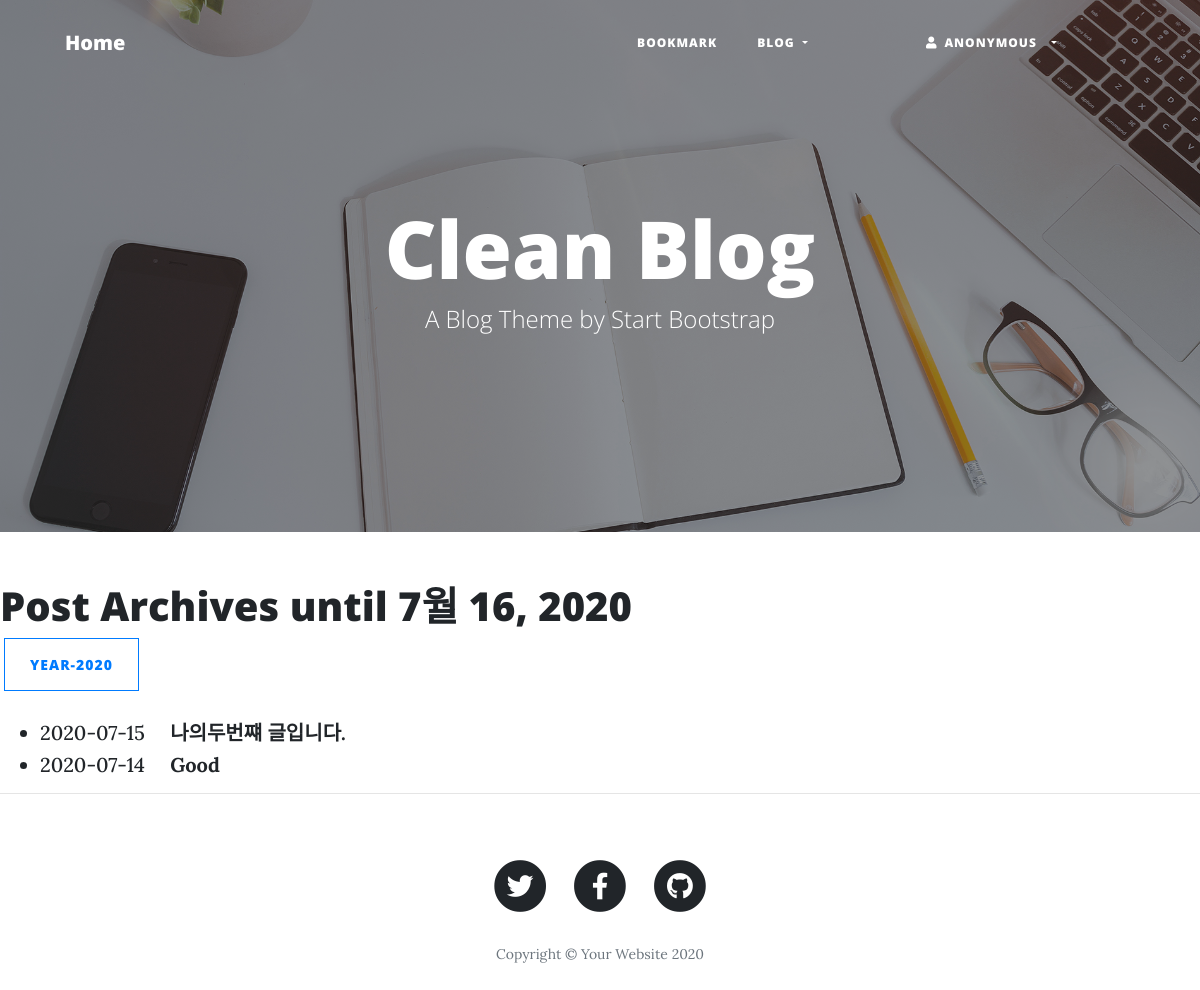
Page /blog/archive/ on the earlier database version.
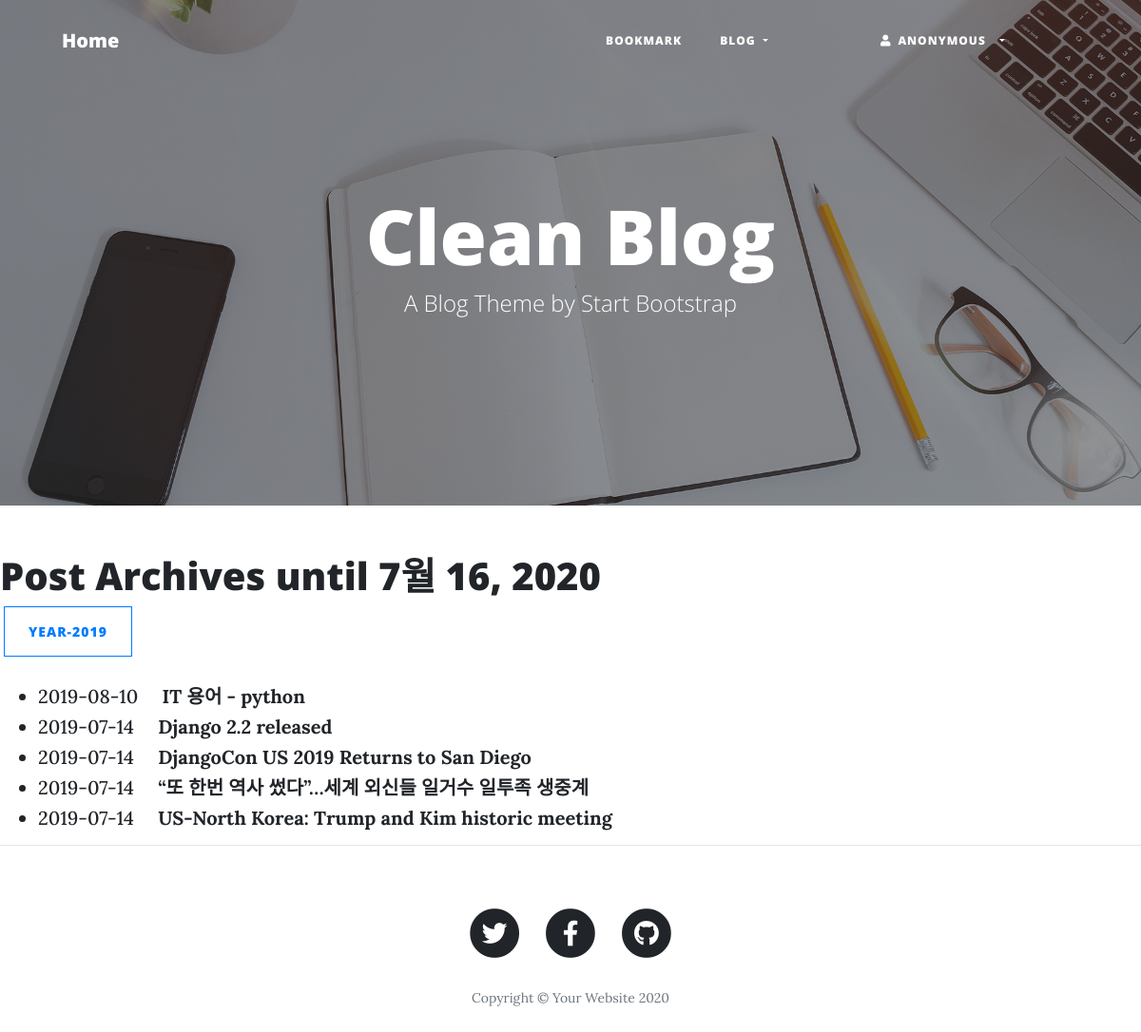
Same page on the later database version.
### blog/models.py (models this page shows, shortened)
class Post(models.Model):
    title = models.CharField(verbose_name='TITLE', max_length=50)
    slug = models.SlugField('SLUG', unique=True, allow_unicode=True, help_text='one word for title alias.')
    description = models.CharField('DESCRIPTION', max_length=100, blank=True, help_text='simple description text.')
    content = models.TextField('CONTENT')
    create_dt = models.DateTimeField('CREATE DATE', auto_now_add=True)
    modify_dt = models.DateTimeField('MODIFY DATE', auto_now=True)
    tags = TaggableManager(blank=True)
    owner = models.ForeignKey(User, on_delete=models.CASCADE, verbose_name='OWNER', blank=True, null=True)
    class Meta:
        verbose_name = 'post'
        verbose_name_plural = 'posts'
        db_table = 'blog_posts'
        ordering = ('-modify_dt',)
    def get_absolute_url(self):
        return reverse('blog:post_detail', args=(self.slug,))

### blog/views.py (the view)
# urls.py: path('archive/', views.PostAV.as_view(), name='post_archive'),
class PostAV(ArchiveIndexView):
    model = Post
    date_field = 'modify_dt'

### blog/templates/blog/post_archive.html (shortened to what this page needs)
{% extends 'base.html' %}
{% load static %}
{% block content %}
    <h1>Post Archives until {% now "N d, Y" %}</h1>
    {% for date in date_list %}
    <a href="{% url 'blog:post_year_archive' date|date:'Y' %}"
       class="btn btn-outline-primary btn-sm mx-1">
        Year-{{ date|date:"Y" }}</a>
    {% endfor %}
    <br><br>
    <div>
        <ul>
            {% for post in object_list %}
            <li class="h5">
                {{ post.modify_dt|date:"Y-m-d" }}&emsp;
                <a href="{{ post.get_absolute_url }}"><strong>{{ post.title }}</strong></a>
            </li>
            {% endfor %}
        </ul>
    </div>
{% endblock %}

### templates/base.html (shortened to what this page needs)
<!DOCTYPE html>
{% load static %}
<html lang="en">
<head>
  <link href="{% static 'vendor/bootstrap/css/bootstrap.min.css' %}" rel="stylesheet">
  <link href="{% static 'vendor/fontawesome-free/css/all.min.css' %}" rel="stylesheet" type="text/css">
  <link href="{% static 'css/clean-blog.min.css' %}" rel="stylesheet">
</head>
<body>
<nav class="navbar navbar-expand-lg navbar-light fixed-top" id="mainNav">
  <div class="container">
    <a class="navbar-brand" href="{% url 'home' %}">Home</a>
    <div class="collapse navbar-collapse" id="navbarResponsive">
      <ul class="navbar-nav ml-auto">
        <li class="nav-item">
          <a class="nav-link" href="{% url 'bookmark:index' %}"> Bookmark </a>
        </li>
        <li class="nav-item dropdown">
          <a class="nav-link dropdown-toggle" href="#" id="navbarDropdown" role="button" data-toggle="dropdown" aria-haspopup="true" aria-expanded="false">
            BLOG
          </a>
        </li>
      </ul>
      <ul class="navbar-nav ml-5 mr-5">
        <li class="nav-item dropdown mx-1 btn ">
          {% if user.is_active %}
          <a class="'nav-link dropdown-toggle text-white" href="#" data-toggle="dropdown">
            <i class="fas fa-user"><</i>&ensp;{% firstof user.get_short_name user.get_username %}&ensp;
          </a>
          <div class="dropdown-menu">
            <a class="dropdown-item" href="{% url 'logout' %}">Logout</a>
            <a class="dropdown-item" href="{% url 'password_change' %}">Change</a>
          </div>
          {% else %}
          <a class="nav-link dropdown-toggle text-white" href="#" data-toggle="dropdown">
            <i class="fas fa-user"></i>&ensp;anonymous&ensp;
          </a>
          {% endif %}
        </li>
      </ul>
    </div>
  </div>
</nav>
{% block header %}
<header class="masthead" style="background-image: url({% static 'img/home-bg.jpg' %})">
  <div class="overlay"></div>
  <div class="container">
    <div class="row">
      <div class="col-lg-8 col-md-10 mx-auto">
        <div class="site-heading">
          <h1>Clean Blog</h1>
          <span class="subheading">A Blog Theme by Start Bootstrap</span>
        </div>
      </div>
    </div>
  </div>
</header>
{% endblock %}
{% block content %} {% endblock %}
<hr>
<footer>
  <div class="container">
    <div class="row">
      <div class="col-lg-8 col-md-10 mx-auto">
        <ul class="list-inline text-center">
          <li class="list-inline-item">
            <a href="#">
                <span class="fa-stack fa-lg">
                  <i class="fas fa-circle fa-stack-2x"></i>
                  <i class="fab fa-twitter fa-stack-1x fa-inverse"></i>
                </span>
            </a>
          </li>
          <li class="list-inline-item">
            <a href="https://www.facebook.com">
                <span class="fa-stack fa-lg">
                  <i class="fas fa-circle fa-stack-2x"></i>
                  <i class="fab fa-facebook-f fa-stack-1x fa-inverse"></i>
                </span>
            </a>
          </li>
          <li class="list-inline-item">
            <a href="#">
                <span class="fa-stack fa-lg">
                  <i class="fas fa-circle fa-stack-2x"></i>
                  <i class="fab fa-github fa-stack-1x fa-inverse"></i>
                </span>
            </a>
          </li>
        </ul>
        <p class="copyright text-muted">Copyright &copy; Your Website 2020</p>
      </div>
    </div>
  </div>
</footer>
</body>
</html>

Differences in the rows shown:
removed Post: modify_dt "2020-07-15", title "나의두번쨰 글입니다."
removed Post: modify_dt "2020-07-14", title "Good"
added Post: modify_dt "2019-08-10", title "IT 용어 - python"
added Post: modify_dt "2019-07-14", title "Django 2.2 released"
added Post: modify_dt "2019-07-14", title "DjangoCon US 2019 Returns to San Diego"
added Post: modify_dt "2019-07-14", title "“또 한번 역사 썼다”…세계 외신들 일거수 일투족 생중계"
added Post: modify_dt "2019-07-14", title "US-North Korea: Trump and Kim historic meeting"
Other differences:
new list line: "YEAR- 2019"
list line gone: "YEAR- 2020"
